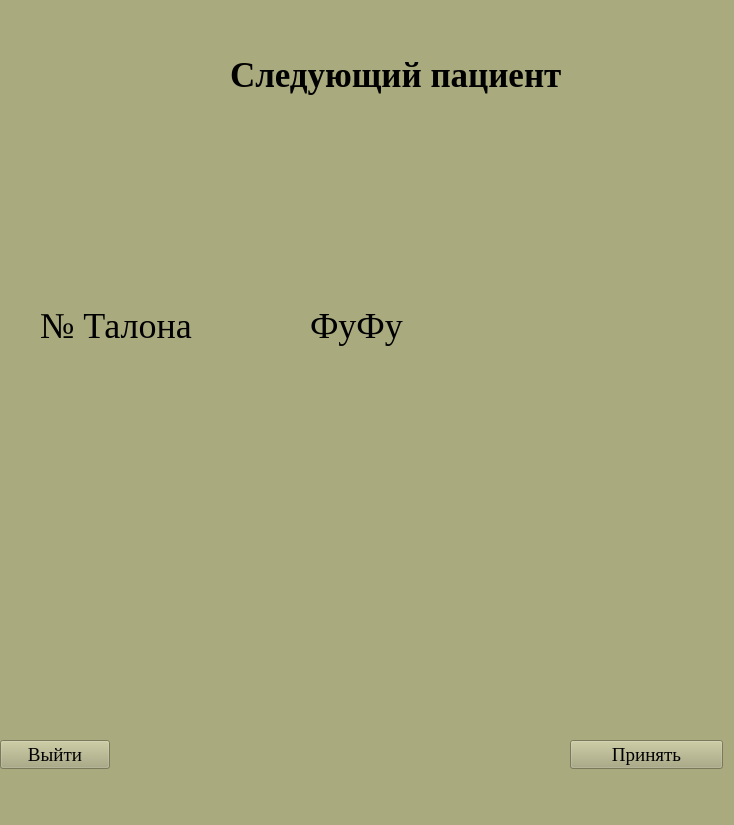
<?xml version="1.0" encoding="UTF-8"?>
<ui version="4.0">
 <class>MainWindow</class>
 <widget class="QMainWindow" name="MainWindow">
  <property name="geometry">
   <rect>
    <x>0</x>
    <y>0</y>
    <width>734</width>
    <height>825</height>
   </rect>
  </property>
  <property name="windowTitle">
   <string>MainWindow</string>
  </property>
  <property name="styleSheet">
   <string notr="true">background-color: rgb(170, 170, 127);</string>
  </property>
  <widget class="QWidget" name="centralwidget">
   <widget class="QLabel" name="label">
    <property name="geometry">
     <rect>
      <x>230</x>
      <y>50</y>
      <width>381</width>
      <height>50</height>
     </rect>
    </property>
    <property name="font">
     <font>
      <family>Times New Roman</family>
      <pointsize>26</pointsize>
      <weight>75</weight>
      <italic>false</italic>
      <bold>true</bold>
      <underline>false</underline>
      <strikeout>false</strikeout>
      <stylestrategy>PreferDefault</stylestrategy>
     </font>
    </property>
    <property name="cursor">
     <cursorShape>ArrowCursor</cursorShape>
    </property>
    <property name="mouseTracking">
     <bool>false</bool>
    </property>
    <property name="tabletTracking">
     <bool>false</bool>
    </property>
    <property name="acceptDrops">
     <bool>false</bool>
    </property>
    <property name="autoFillBackground">
     <bool>false</bool>
    </property>
    <property name="text">
     <string>Следующий пациент</string>
    </property>
   </widget>
   <widget class="QLabel" name="label_3">
    <property name="enabled">
     <bool>true</bool>
    </property>
    <property name="geometry">
     <rect>
      <x>40</x>
      <y>290</y>
      <width>211</width>
      <height>71</height>
     </rect>
    </property>
    <property name="font">
     <font>
      <family>Times New Roman</family>
      <pointsize>27</pointsize>
     </font>
    </property>
    <property name="text">
     <string>№ Талона</string>
    </property>
   </widget>
   <widget class="QLabel" name="label_4">
    <property name="enabled">
     <bool>true</bool>
    </property>
    <property name="geometry">
     <rect>
      <x>310</x>
      <y>290</y>
      <width>211</width>
      <height>71</height>
     </rect>
    </property>
    <property name="font">
     <font>
      <family>Times New Roman</family>
      <pointsize>27</pointsize>
     </font>
    </property>
    <property name="text">
     <string>ФуФу</string>
    </property>
   </widget>
   <widget class="QPushButton" name="pushButton">
    <property name="geometry">
     <rect>
      <x>0</x>
      <y>740</y>
      <width>110</width>
      <height>29</height>
     </rect>
    </property>
    <property name="font">
     <font>
      <family>Times New Roman</family>
      <pointsize>14</pointsize>
     </font>
    </property>
    <property name="text">
     <string>Выйти</string>
    </property>
   </widget>
   <widget class="QPushButton" name="pushButton_2">
    <property name="geometry">
     <rect>
      <x>570</x>
      <y>740</y>
      <width>153</width>
      <height>29</height>
     </rect>
    </property>
    <property name="font">
     <font>
      <family>Times New Roman</family>
      <pointsize>14</pointsize>
     </font>
    </property>
    <property name="text">
     <string>Принять</string>
    </property>
   </widget>
  </widget>
  <widget class="QMenuBar" name="menubar">
   <property name="geometry">
    <rect>
     <x>0</x>
     <y>0</y>
     <width>734</width>
     <height>21</height>
    </rect>
   </property>
  </widget>
  <widget class="QStatusBar" name="statusbar"/>
 </widget>
 <resources/>
 <connections/>
</ui>
